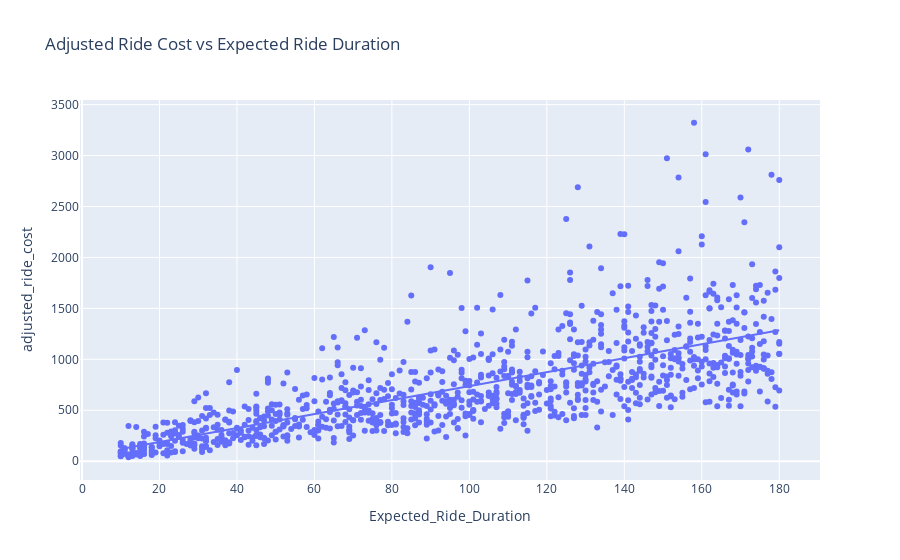

Here is the notebook cell this chart was saved with:
### Code cell
fig = px.scatter(df, x='Expected_Ride_Duration', y='adjusted_ride_cost',title='Adjusted Ride Cost vs Expected Ride Duration',trendline='ols')
fig.show()

### Figure 1 — Plotly figure (JSON) as saved in the notebook; plotly's stock layout.template omitted (floating-point values rounded to 4 significant figures; data arrays with more than 128 entries replaced by an {"elided": "..."} marker saying what was removed)
{"data": [{"hovertemplate": "Expected_Ride_Duration=%{x}<br>adjusted_ride_cost=%{y}<extra></extra>", "legendgroup": "", "marker": {"color": "#636efa", "symbol": "circle"}, "mode": "markers", "name": "", "orientation": "v", "showlegend": false, "type": "scatter", "x": {"elided": "1000 int values"}, "xaxis": "x", "y": {"elided": "1000 float values"}, "yaxis": "y"}, {"hovertemplate": "<b>OLS trendline</b><br>adjusted_ride_cost = 6.86101 * Expected_Ride_Duration + 50.8847<br>R<sup>2</sup>=0.494383<br><br>Expected_Ride_Duration=%{x}<br>adjusted_ride_cost=%{y} <b>(trend)</b><extra></extra>", "legendgroup": "", "marker": {"color": "#636efa", "symbol": "circle"}, "mode": "lines", "name": "", "showlegend": false, "type": "scatter", "x": {"elided": "1000 int values"}, "xaxis": "x", "y": {"elided": "1000 float values"}, "yaxis": "y"}], "layout": {"legend": {"tracegroupgap": 0}, "title": {"text": "Adjusted Ride Cost vs Expected Ride Duration"}, "xaxis": {"anchor": "y", "domain": [0, 1], "title": {"text": "Expected_Ride_Duration"}}, "yaxis": {"anchor": "x", "domain": [0, 1], "title": {"text": "adjusted_ride_cost"}}}}
